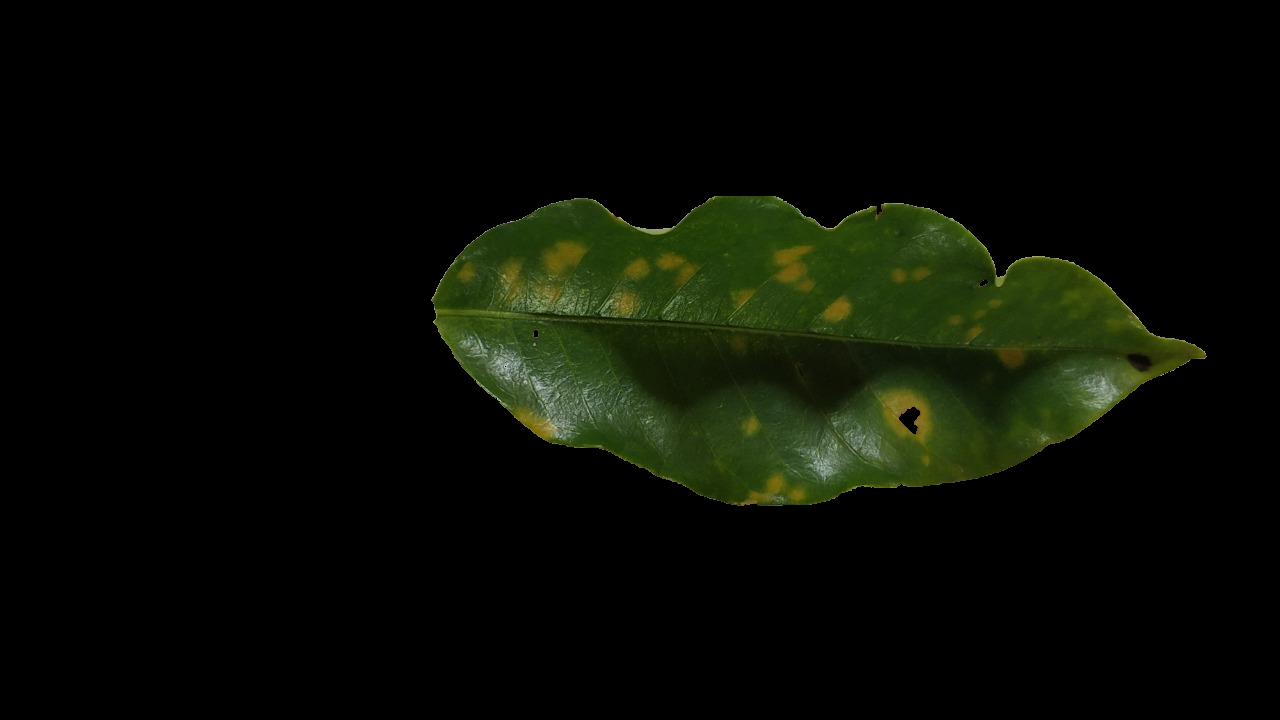
#> input picture img.jpg, 1280 x 720 px
$ python -i utils.py   (imports and definitions only)
#> lines starting #> are read from the running program, lines starting #| are printed output that depends on the picture; after the words box and inside, x2 and y2 are one past the last pixel; in counts of white or black regions, pixels touching at a corner belong together
#> further down, picture is the input picture: shape (720, 1280, 3); mean B, G, R 3.8, 12, 8.7
import cv2
import numpy as np
from matplotlib import pyplot as plt
from functools import reduce
import operator
import collections
from sklearn.cluster import KMeans
import os


# [41 lines left out: functions resize, toHSV, centroid_histogram, plot_colors, img_plot, not called in this run]


def img_show():
    plt.show()


# [30 lines left out: functions black_back, color_filter, not called in this run]
        # return np.hstack([ut.resize(img), ut.resize(output)])


def to_Transparent(img):
    tmp = cv2.cvtColor(img, cv2.COLOR_BGR2GRAY)
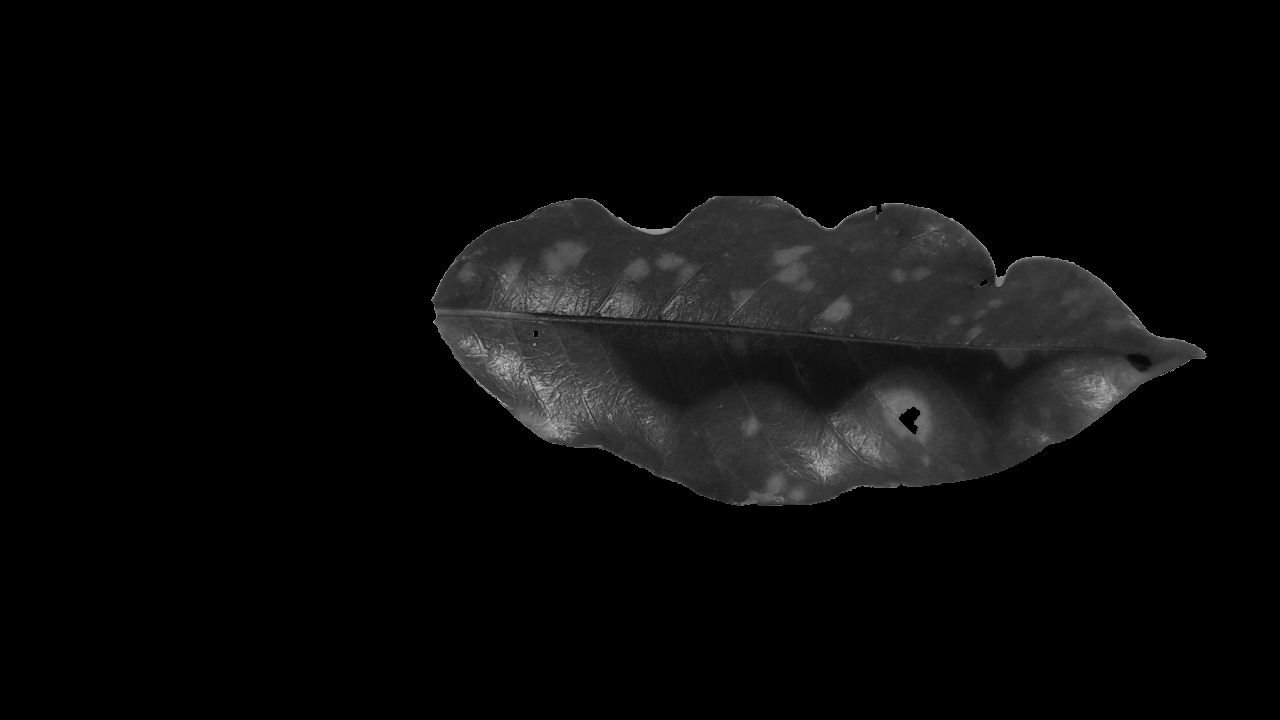
#> tmp: shape (720, 1280); min 0, max 206, mean 10
    _, alpha = cv2.threshold(tmp, 0, 255, cv2.THRESH_BINARY)
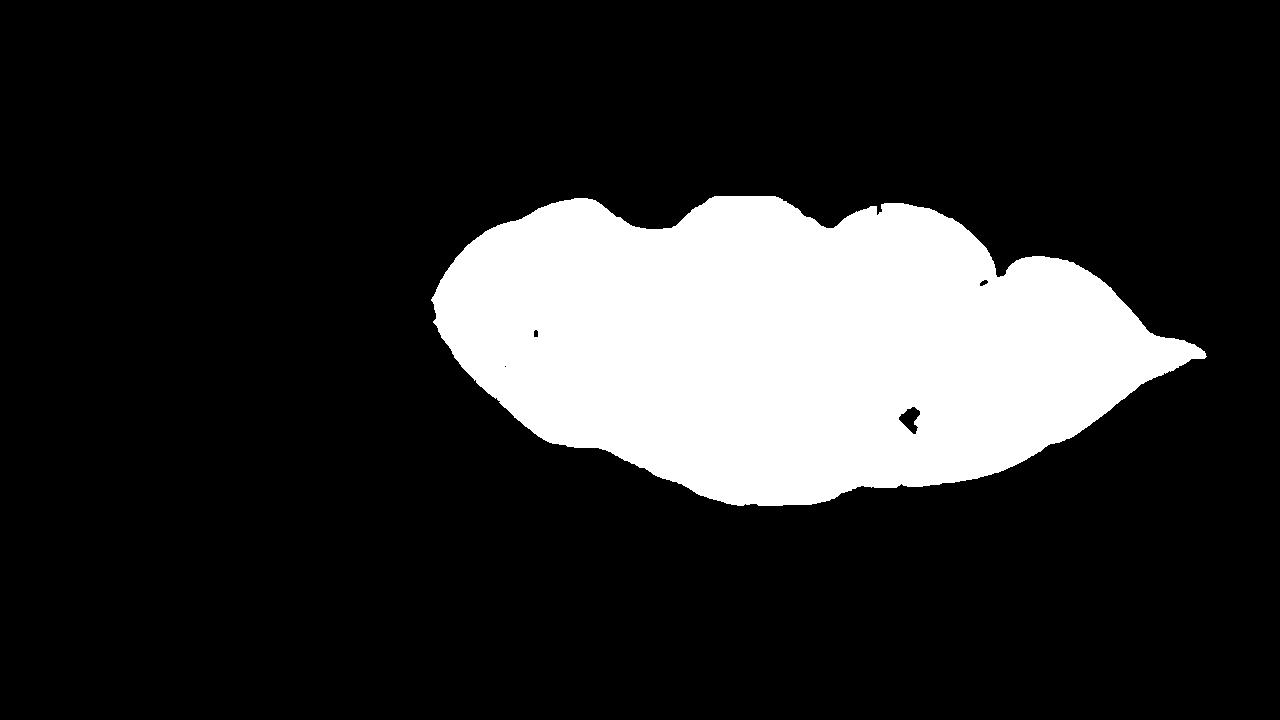
#> alpha: shape (720, 1280); 17.8% white; 1 white region, box (x1, y1, x2, y2) and area: (431, 196, 1207, 506) 164253
    b, g, r = cv2.split(img)
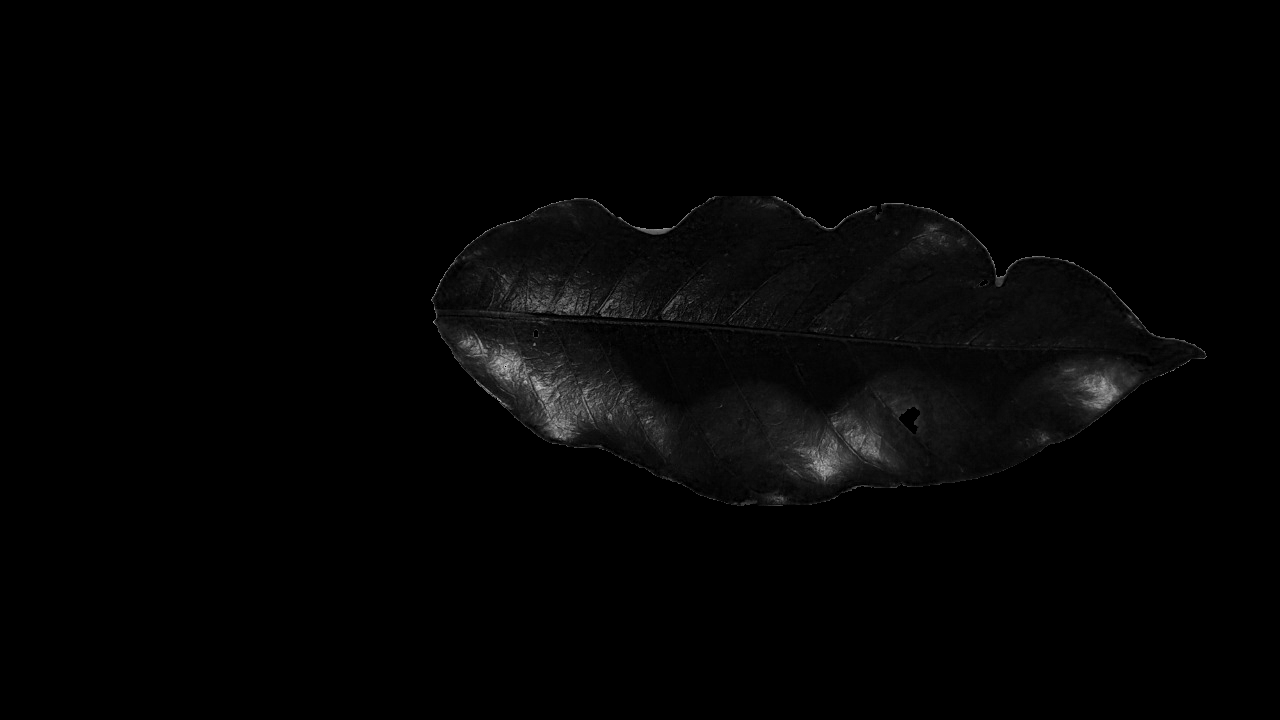
#> b: shape (720, 1280); min 0, max 195, mean 3.8
    rgba = [b, g, r, alpha]
    dst = cv2.merge(rgba, 4)
    cv2.imwrite("test.png", dst)


# [25 lines left out: functions organizarCorArray, toKmeans, not called in this run]

>>> import cv2
>>> picture = cv2.imread('img.jpg')
>>> result = to_Transparent(picture)

$ run again, on test1.jpg
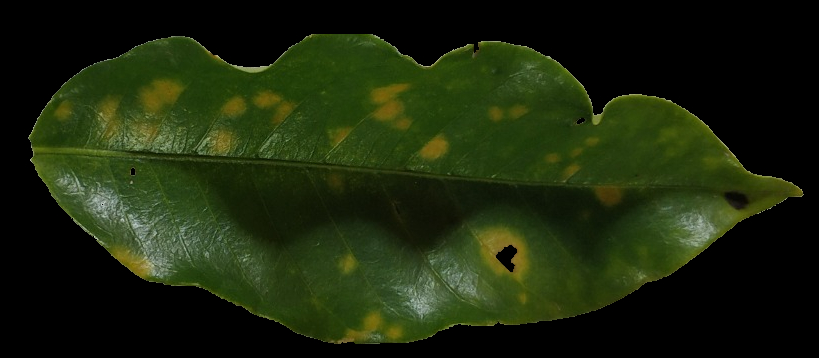
#> input picture test1.jpg, 819 x 358 px
#> picture is the input picture: shape (358, 819, 3); mean B, G, R 11.9, 37.6, 27.2
#> in to_Transparent, `_, alpha = cv2.threshold(tmp, 0, 255, cv2.THRESH_BINARY)`:
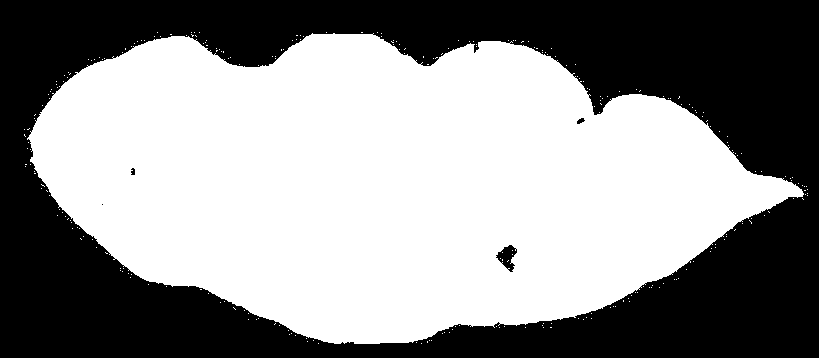
#> alpha: shape (358, 819); 56.2% white; 5 black regions (1 under 20 px), largest, box (x1, y1, x2, y2) and area: (0, 0, 819, 358) 128099, (496, 245, 517, 272) 293, (577, 118, 585, 124) 30, (131, 168, 135, 175) 23
#> in to_Transparent, `b, g, r = cv2.split(img)`:
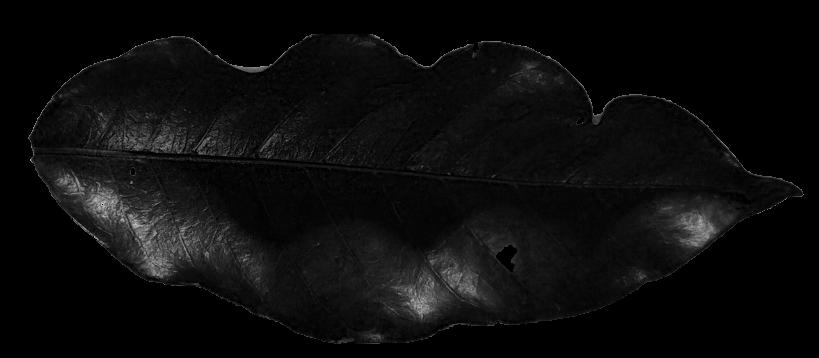
#> b: shape (358, 819); min 0, max 195, mean 11.9
